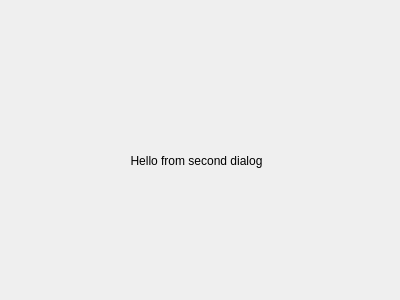
<?xml version="1.0" encoding="UTF-8"?>
<ui version="4.0">
 <class>SecDialog</class>
 <widget class="QDialog" name="SecDialog">
  <property name="geometry">
   <rect>
    <x>0</x>
    <y>0</y>
    <width>400</width>
    <height>300</height>
   </rect>
  </property>
  <property name="windowTitle">
   <string>Dialog</string>
  </property>
  <widget class="QLabel" name="label">
   <property name="geometry">
    <rect>
     <x>66</x>
     <y>130</y>
     <width>261</width>
     <height>61</height>
    </rect>
   </property>
   <property name="text">
    <string>Hello from second dialog</string>
   </property>
   <property name="alignment">
    <set>Qt::AlignCenter</set>
   </property>
  </widget>
 </widget>
 <resources/>
 <connections/>
</ui>
